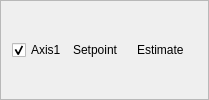
               <widget class="QFrame" name="frame_5">
                <property name="frameShape">
                 <enum>QFrame::StyledPanel</enum>
                </property>
                <property name="frameShadow">
                 <enum>QFrame::Raised</enum>
                </property>
                <layout class="QHBoxLayout" name="horizontalLayout_3">
                 <item>
                  <widget class="QCheckBox" name="showAxis1_checkBox">
                   <property name="enabled">
                    <bool>true</bool>
                   </property>
                   <property name="text">
                    <string>Axis1</string>
                   </property>
                   <property name="checked">
                    <bool>true</bool>
                   </property>
                  </widget>
                 </item>
                 <item>
                  <widget class="QLabel" name="label_13">
                   <property name="text">
                    <string>Setpoint</string>
                   </property>
                  </widget>
                 </item>
                 <item>
                  <widget class="QLabel" name="label_14">
                   <property name="text">
                    <string/>
                   </property>
                   <property name="pixmap">
                    <pixmap>Icons/legendLines/legendLines_Orange.png</pixmap>
                   </property>
                  </widget>
                 </item>
                 <item>
                  <widget class="QLabel" name="label_8">
                   <property name="text">
                    <string>Estimate</string>
                   </property>
                  </widget>
                 </item>
                 <item>
                  <widget class="QLabel" name="label_9">
                   <property name="text">
                    <string/>
                   </property>
                   <property name="pixmap">
                    <pixmap>Icons/legendLines/legendLines_Yellow.png</pixmap>
                   </property>
                  </widget>
                 </item>
                </layout>
               </widget>
